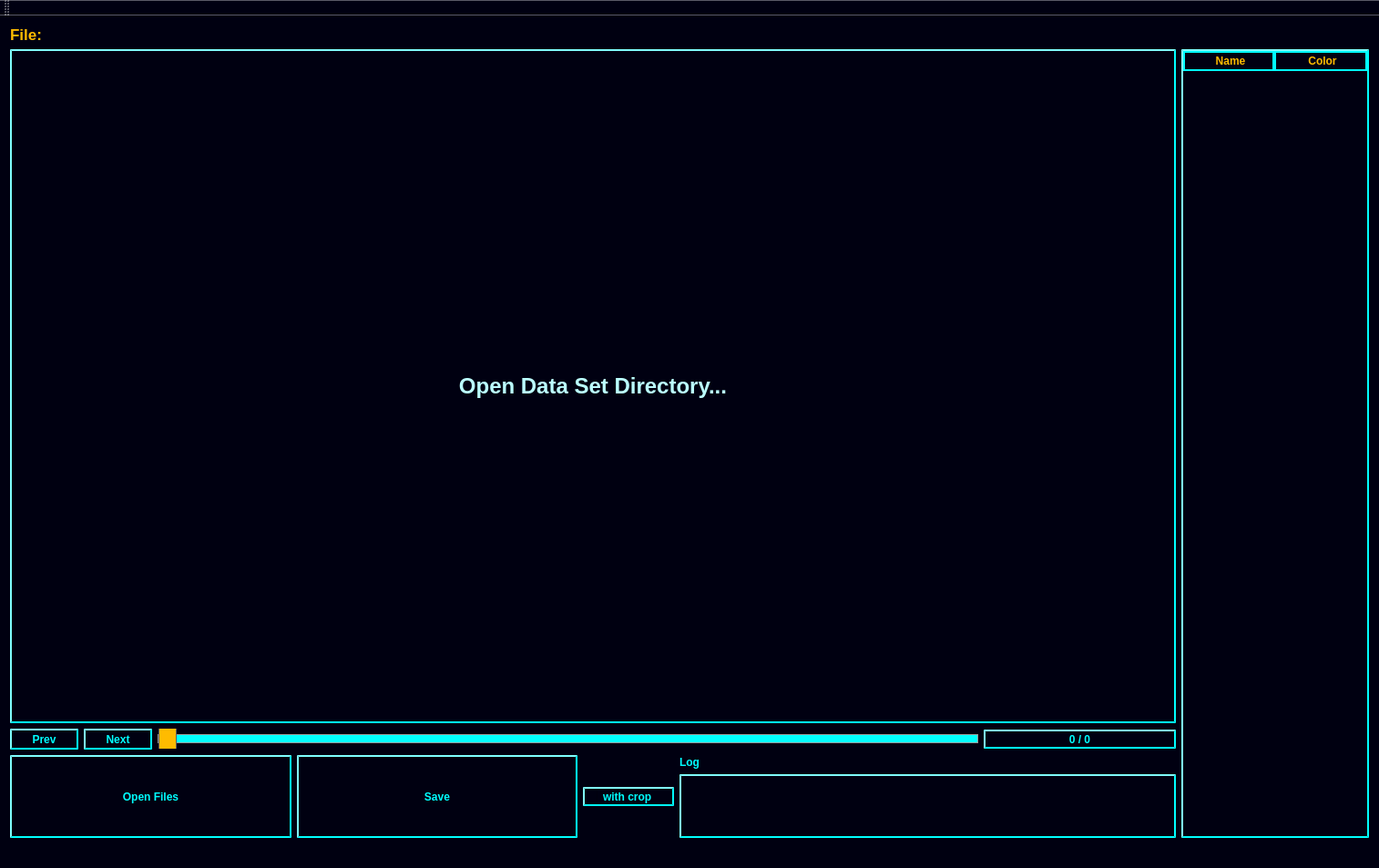
<?xml version="1.0" encoding="UTF-8"?>
<ui version="4.0">
 <class>MainWindow</class>
 <widget class="QMainWindow" name="MainWindow">
  <property name="geometry">
   <rect>
    <x>0</x>
    <y>0</y>
    <width>1514</width>
    <height>953</height>
   </rect>
  </property>
  <property name="sizePolicy">
   <sizepolicy hsizetype="Preferred" vsizetype="Preferred">
    <horstretch>0</horstretch>
    <verstretch>0</verstretch>
   </sizepolicy>
  </property>
  <property name="minimumSize">
   <size>
    <width>1400</width>
    <height>920</height>
   </size>
  </property>
  <property name="maximumSize">
   <size>
    <width>16777215</width>
    <height>16777215</height>
   </size>
  </property>
  <property name="focusPolicy">
   <enum>Qt::StrongFocus</enum>
  </property>
  <property name="windowTitle">
   <string>YoloLabel</string>
  </property>
  <property name="styleSheet">
   <string notr="true">background-color : rgb(0, 0, 17);</string>
  </property>
  <widget class="QWidget" name="centralWidget">
   <property name="sizePolicy">
    <sizepolicy hsizetype="Expanding" vsizetype="Preferred">
     <horstretch>0</horstretch>
     <verstretch>0</verstretch>
    </sizepolicy>
   </property>
   <property name="minimumSize">
    <size>
     <width>1363</width>
     <height>867</height>
    </size>
   </property>
   <property name="maximumSize">
    <size>
     <width>16777215</width>
     <height>16777215</height>
    </size>
   </property>
   <layout class="QGridLayout" name="gridLayout">
    <item row="0" column="0">
     <layout class="QHBoxLayout" name="horizontalLayout_3">
      <item>
       <layout class="QVBoxLayout" name="verticalLayout_3">
        <item>
         <widget class="QLabel" name="label_file">
          <property name="minimumSize">
           <size>
            <width>1275</width>
            <height>20</height>
           </size>
          </property>
          <property name="maximumSize">
           <size>
            <width>16777215</width>
            <height>20</height>
           </size>
          </property>
          <property name="font">
           <font>
            <pointsize>13</pointsize>
            <weight>75</weight>
            <bold>true</bold>
           </font>
          </property>
          <property name="styleSheet">
           <string notr="true">color : rgb(255, 187, 0);</string>
          </property>
          <property name="text">
           <string>File:</string>
          </property>
         </widget>
        </item>
        <item>
         <widget class="label_img" name="label_image">
          <property name="sizePolicy">
           <sizepolicy hsizetype="Preferred" vsizetype="Preferred">
            <horstretch>0</horstretch>
            <verstretch>0</verstretch>
           </sizepolicy>
          </property>
          <property name="minimumSize">
           <size>
            <width>1280</width>
            <height>720</height>
           </size>
          </property>
          <property name="font">
           <font>
            <pointsize>18</pointsize>
            <weight>75</weight>
            <bold>true</bold>
           </font>
          </property>
          <property name="cursor">
           <cursorShape>CrossCursor</cursorShape>
          </property>
          <property name="mouseTracking">
           <bool>true</bool>
          </property>
          <property name="styleSheet">
           <string notr="true">QLabel { background-color : rgb(0, 0, 17); color : rgb(187, 255, 254);
border-style: outset;
border-width: 2px;
border-color: rgb(0, 255, 255);}

</string>
          </property>
          <property name="frameShape">
           <enum>QFrame::StyledPanel</enum>
          </property>
          <property name="frameShadow">
           <enum>QFrame::Plain</enum>
          </property>
          <property name="lineWidth">
           <number>3</number>
          </property>
          <property name="text">
           <string>Open Data Set Directory...</string>
          </property>
          <property name="scaledContents">
           <bool>true</bool>
          </property>
          <property name="alignment">
           <set>Qt::AlignCenter</set>
          </property>
          <property name="margin">
           <number>-1</number>
          </property>
          <property name="buddy">
           <cstring>label_image</cstring>
          </property>
         </widget>
        </item>
        <item>
         <layout class="QVBoxLayout" name="verticalLayout_2">
          <item>
           <layout class="QHBoxLayout" name="horizontalLayout">
            <item>
             <widget class="QPushButton" name="pushButton_prev">
              <property name="enabled">
               <bool>false</bool>
              </property>
              <property name="minimumSize">
               <size>
                <width>75</width>
                <height>23</height>
               </size>
              </property>
              <property name="font">
               <font>
                <weight>75</weight>
                <bold>true</bold>
               </font>
              </property>
              <property name="focusPolicy">
               <enum>Qt::NoFocus</enum>
              </property>
              <property name="styleSheet">
               <string notr="true">background-color : rgb(0, 0, 17);color : rgb(0, 255, 255);
border-style: outset;
border-width: 2px;
border-color: rgb(0, 255, 255);</string>
              </property>
              <property name="text">
               <string>Prev</string>
              </property>
              <property name="shortcut">
               <string/>
              </property>
              <property name="autoDefault">
               <bool>false</bool>
              </property>
              <property name="default">
               <bool>false</bool>
              </property>
              <property name="flat">
               <bool>false</bool>
              </property>
             </widget>
            </item>
            <item>
             <widget class="QPushButton" name="pushButton_next">
              <property name="enabled">
               <bool>false</bool>
              </property>
              <property name="minimumSize">
               <size>
                <width>75</width>
                <height>23</height>
               </size>
              </property>
              <property name="font">
               <font>
                <weight>75</weight>
                <bold>true</bold>
               </font>
              </property>
              <property name="focusPolicy">
               <enum>Qt::NoFocus</enum>
              </property>
              <property name="styleSheet">
               <string notr="true">background-color : rgb(0, 0, 17);color : rgb(0, 255, 255);
border-style: outset;
border-width: 2px;
border-color: rgb(0, 255, 255);</string>
              </property>
              <property name="text">
               <string>Next</string>
              </property>
              <property name="shortcut">
               <string>Del</string>
              </property>
              <property name="autoDefault">
               <bool>false</bool>
              </property>
              <property name="default">
               <bool>false</bool>
              </property>
              <property name="flat">
               <bool>false</bool>
              </property>
             </widget>
            </item>
            <item>
             <widget class="QSlider" name="horizontalSlider_images">
              <property name="enabled">
               <bool>false</bool>
              </property>
              <property name="sizePolicy">
               <sizepolicy hsizetype="Preferred" vsizetype="Fixed">
                <horstretch>1</horstretch>
                <verstretch>0</verstretch>
               </sizepolicy>
              </property>
              <property name="minimumSize">
               <size>
                <width>881</width>
                <height>22</height>
               </size>
              </property>
              <property name="focusPolicy">
               <enum>Qt::ClickFocus</enum>
              </property>
              <property name="styleSheet">
               <string notr="true">
QSlider::groove:horizontal {
    border: 1px solid #999999;
    height: 8px; /* the groove expands to the size of the slider by default. by giving it a height, it has a fixed size */
    background: rgb(0, 255, 255);
    margin: 2px 0;
}


QSlider::handle:horizontal {
   background: rgb(255, 187, 0);
    border: 1px solid #5c5c5c;
    width: 18px;
    margin: -10px 0; /* handle is placed by default on the contents rect of the groove. Expand outside the groove */
    border-radius: 3px;
}
</string>
              </property>
              <property name="maximum">
               <number>0</number>
              </property>
              <property name="pageStep">
               <number>0</number>
              </property>
              <property name="tracking">
               <bool>true</bool>
              </property>
              <property name="orientation">
               <enum>Qt::Horizontal</enum>
              </property>
             </widget>
            </item>
            <item>
             <widget class="QLabel" name="label_progress">
              <property name="sizePolicy">
               <sizepolicy hsizetype="Preferred" vsizetype="Fixed">
                <horstretch>0</horstretch>
                <verstretch>0</verstretch>
               </sizepolicy>
              </property>
              <property name="minimumSize">
               <size>
                <width>211</width>
                <height>21</height>
               </size>
              </property>
              <property name="font">
               <font>
                <weight>75</weight>
                <bold>true</bold>
               </font>
              </property>
              <property name="styleSheet">
               <string notr="true">background-color : rgb(0, 0, 17);color : rgb(0, 255, 255);
border-style: outset;
border-width: 2px;
border-color: rgb(0, 255, 255);</string>
              </property>
              <property name="frameShape">
               <enum>QFrame::StyledPanel</enum>
              </property>
              <property name="lineWidth">
               <number>2</number>
              </property>
              <property name="text">
               <string>0 / 0</string>
              </property>
              <property name="alignment">
               <set>Qt::AlignCenter</set>
              </property>
             </widget>
            </item>
           </layout>
          </item>
          <item>
           <layout class="QHBoxLayout" name="horizontalLayout_2">
            <item>
             <widget class="QPushButton" name="pushButton_open_files">
              <property name="minimumSize">
               <size>
                <width>271</width>
                <height>91</height>
               </size>
              </property>
              <property name="maximumSize">
               <size>
                <width>16777215</width>
                <height>91</height>
               </size>
              </property>
              <property name="font">
               <font>
                <weight>75</weight>
                <bold>true</bold>
                <kerning>true</kerning>
               </font>
              </property>
              <property name="focusPolicy">
               <enum>Qt::NoFocus</enum>
              </property>
              <property name="styleSheet">
               <string notr="true">background-color : rgb(0, 0, 17);color : rgb(0, 255, 255);
border-style: outset;
border-width: 2px;
border-color: rgb(0, 255, 255);</string>
              </property>
              <property name="text">
               <string>Open Files</string>
              </property>
              <property name="autoDefault">
               <bool>false</bool>
              </property>
              <property name="default">
               <bool>false</bool>
              </property>
             </widget>
            </item>
            <item>
             <widget class="QPushButton" name="pushButton_save">
              <property name="enabled">
               <bool>false</bool>
              </property>
              <property name="minimumSize">
               <size>
                <width>271</width>
                <height>91</height>
               </size>
              </property>
              <property name="maximumSize">
               <size>
                <width>16777215</width>
                <height>91</height>
               </size>
              </property>
              <property name="font">
               <font>
                <weight>75</weight>
                <bold>true</bold>
                <kerning>true</kerning>
               </font>
              </property>
              <property name="focusPolicy">
               <enum>Qt::NoFocus</enum>
              </property>
              <property name="styleSheet">
               <string notr="true">background-color : rgb(0, 0, 17);color : rgb(0, 255, 255);
border-style: outset;
border-width: 2px;
border-color: rgb(0, 255, 255);</string>
              </property>
              <property name="text">
               <string>Save</string>
              </property>
              <property name="shortcut">
               <string/>
              </property>
              <property name="autoDefault">
               <bool>false</bool>
              </property>
              <property name="default">
               <bool>false</bool>
              </property>
              <property name="flat">
               <bool>false</bool>
              </property>
             </widget>
            </item>
            <item>
             <widget class="QCheckBox" name="checkBox_cropping">
              <property name="minimumSize">
               <size>
                <width>100</width>
                <height>21</height>
               </size>
              </property>
              <property name="maximumSize">
               <size>
                <width>100</width>
                <height>16777215</height>
               </size>
              </property>
              <property name="font">
               <font>
                <weight>75</weight>
                <bold>true</bold>
               </font>
              </property>
              <property name="cursor">
               <cursorShape>ArrowCursor</cursorShape>
              </property>
              <property name="styleSheet">
               <string notr="true">background-color : rgb(0, 0, 17);color : rgb(0, 255, 255);
border-style: outset;
border-width: 2px;
border-color: rgb(0, 255, 255);</string>
              </property>
              <property name="text">
               <string>with crop</string>
              </property>
             </widget>
            </item>
            <item>
             <layout class="QVBoxLayout" name="verticalLayout">
              <item>
               <widget class="QLabel" name="label_log">
                <property name="enabled">
                 <bool>true</bool>
                </property>
                <property name="sizePolicy">
                 <sizepolicy hsizetype="Preferred" vsizetype="Fixed">
                  <horstretch>0</horstretch>
                  <verstretch>0</verstretch>
                 </sizepolicy>
                </property>
                <property name="minimumSize">
                 <size>
                  <width>41</width>
                  <height>15</height>
                 </size>
                </property>
                <property name="maximumSize">
                 <size>
                  <width>16777215</width>
                  <height>15</height>
                 </size>
                </property>
                <property name="font">
                 <font>
                  <weight>75</weight>
                  <italic>false</italic>
                  <bold>true</bold>
                 </font>
                </property>
                <property name="styleSheet">
                 <string notr="true">color : rgb(0, 255, 255);</string>
                </property>
                <property name="text">
                 <string>Log</string>
                </property>
               </widget>
              </item>
              <item>
               <widget class="QTextEdit" name="textEdit_log">
                <property name="sizePolicy">
                 <sizepolicy hsizetype="Minimum" vsizetype="Fixed">
                  <horstretch>0</horstretch>
                  <verstretch>0</verstretch>
                 </sizepolicy>
                </property>
                <property name="minimumSize">
                 <size>
                  <width>545</width>
                  <height>70</height>
                 </size>
                </property>
                <property name="maximumSize">
                 <size>
                  <width>16777215</width>
                  <height>70</height>
                 </size>
                </property>
                <property name="font">
                 <font>
                  <weight>75</weight>
                  <bold>true</bold>
                 </font>
                </property>
                <property name="focusPolicy">
                 <enum>Qt::NoFocus</enum>
                </property>
                <property name="styleSheet">
                 <string notr="true">background-color : rgb(0, 0, 17);color : rgb(0, 255, 255);
border-style: outset;
border-width: 2px;
border-color: rgb(0, 255, 255);</string>
                </property>
                <property name="tabChangesFocus">
                 <bool>false</bool>
                </property>
                <property name="readOnly">
                 <bool>true</bool>
                </property>
               </widget>
              </item>
             </layout>
            </item>
           </layout>
          </item>
         </layout>
        </item>
       </layout>
      </item>
      <item>
       <layout class="QVBoxLayout" name="verticalLayout_4">
        <item>
         <widget class="QLabel" name="label_table_widget_padding">
          <property name="sizePolicy">
           <sizepolicy hsizetype="Preferred" vsizetype="Fixed">
            <horstretch>0</horstretch>
            <verstretch>0</verstretch>
           </sizepolicy>
          </property>
          <property name="minimumSize">
           <size>
            <width>202</width>
            <height>20</height>
           </size>
          </property>
          <property name="maximumSize">
           <size>
            <width>202</width>
            <height>20</height>
           </size>
          </property>
          <property name="font">
           <font>
            <pointsize>13</pointsize>
            <weight>75</weight>
            <bold>true</bold>
           </font>
          </property>
          <property name="text">
           <string/>
          </property>
         </widget>
        </item>
        <item>
         <widget class="QTableWidget" name="tableWidget_label">
          <property name="sizePolicy">
           <sizepolicy hsizetype="Preferred" vsizetype="Preferred">
            <horstretch>0</horstretch>
            <verstretch>0</verstretch>
           </sizepolicy>
          </property>
          <property name="minimumSize">
           <size>
            <width>204</width>
            <height>851</height>
           </size>
          </property>
          <property name="maximumSize">
           <size>
            <width>210</width>
            <height>16777215</height>
           </size>
          </property>
          <property name="font">
           <font>
            <pointsize>10</pointsize>
            <weight>75</weight>
            <bold>true</bold>
           </font>
          </property>
          <property name="focusPolicy">
           <enum>Qt::NoFocus</enum>
          </property>
          <property name="styleSheet">
           <string notr="true">QHeaderView::section {
    background-color: rgb(0, 0, 17);
    color: rgb(255, 187, 0);
    padding-left: 4px;
    border: 2px solid rgb(0, 255, 255);
	font-weight: bold;
}
QTableWidget
{
border-style: outset;
border-width: 2px;
border-color: rgb(0, 255, 255);
color:rgb(187, 255, 254);
gridline-width:2px;
gridline-color: rgb(0, 255, 255);
}

QTableView {
    selection-background-color: qlineargradient(x1: 0, y1: 0, x2: 1.0, y2: 1.0, stop: 0 rgb(34, 0, 85), stop: 1 white);
	selection-color: rgb(0, 255, 0);
}</string>
          </property>
          <property name="frameShape">
           <enum>QFrame::WinPanel</enum>
          </property>
          <property name="frameShadow">
           <enum>QFrame::Plain</enum>
          </property>
          <property name="lineWidth">
           <number>5</number>
          </property>
          <property name="showGrid">
           <bool>true</bool>
          </property>
          <property name="sortingEnabled">
           <bool>false</bool>
          </property>
          <property name="wordWrap">
           <bool>true</bool>
          </property>
          <property name="cornerButtonEnabled">
           <bool>true</bool>
          </property>
          <property name="columnCount">
           <number>2</number>
          </property>
          <attribute name="horizontalHeaderVisible">
           <bool>true</bool>
          </attribute>
          <attribute name="horizontalHeaderHighlightSections">
           <bool>false</bool>
          </attribute>
          <attribute name="horizontalHeaderMinimumSectionSize">
           <number>40</number>
          </attribute>
          <attribute name="horizontalHeaderShowSortIndicator" stdset="0">
           <bool>true</bool>
          </attribute>
          <attribute name="horizontalHeaderStretchLastSection">
           <bool>true</bool>
          </attribute>
          <attribute name="verticalHeaderVisible">
           <bool>false</bool>
          </attribute>
          <attribute name="verticalHeaderHighlightSections">
           <bool>false</bool>
          </attribute>
          <attribute name="verticalHeaderShowSortIndicator" stdset="0">
           <bool>false</bool>
          </attribute>
          <column>
           <property name="text">
            <string>Name</string>
           </property>
          </column>
          <column>
           <property name="text">
            <string>Color</string>
           </property>
          </column>
         </widget>
        </item>
       </layout>
      </item>
     </layout>
    </item>
   </layout>
  </widget>
  <widget class="QMenuBar" name="menuBar">
   <property name="geometry">
    <rect>
     <x>0</x>
     <y>0</y>
     <width>1514</width>
     <height>21</height>
    </rect>
   </property>
  </widget>
  <widget class="QToolBar" name="mainToolBar">
   <attribute name="toolBarArea">
    <enum>TopToolBarArea</enum>
   </attribute>
   <attribute name="toolBarBreak">
    <bool>false</bool>
   </attribute>
   <addaction name="separator"/>
  </widget>
  <widget class="QStatusBar" name="statusBar"/>
 </widget>
 <layoutdefault spacing="6" margin="11"/>
 <customwidgets>
  <customwidget>
   <class>label_img</class>
   <extends>QLabel</extends>
   <header location="global">label_img.h</header>
  </customwidget>
 </customwidgets>
 <resources/>
 <connections/>
</ui>
